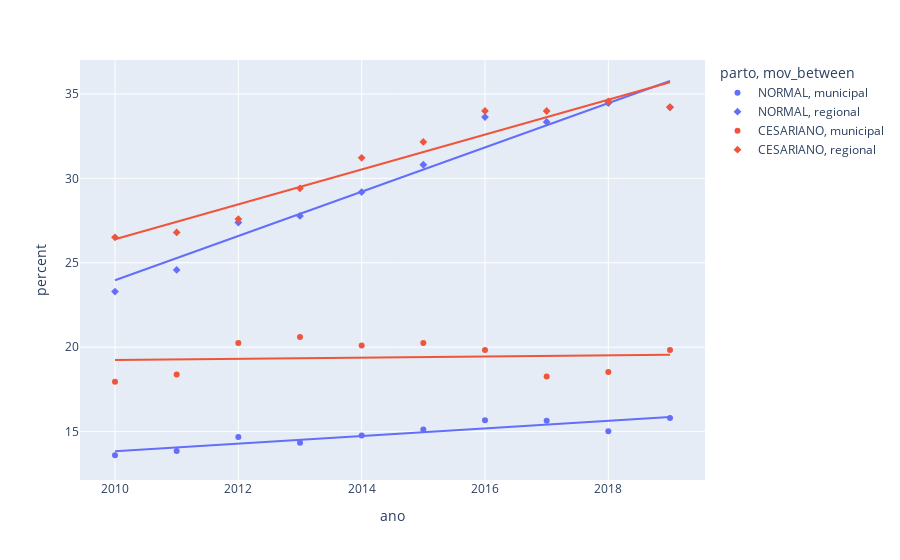

This figure's notebook cell:
### Code cell
df
fig = plot(df)
fig.show()

### Figure 1 — Plotly figure (JSON) as saved in the notebook; plotly's stock layout.template omitted (floating-point values rounded to 4 significant figures)
{"data": [{"hovertemplate": "parto=NORMAL<br>mov_between=municipal<br>ano=%{x}<br>percent=%{y}<extra></extra>", "legendgroup": "NORMAL, municipal", "marker": {"color": "#636efa", "symbol": "circle"}, "mode": "markers", "name": "NORMAL, municipal", "orientation": "v", "showlegend": true, "type": "scatter", "x": [2010, 2011, 2012, 2013, 2014, 2015, 2016, 2017, 2018, 2019], "xaxis": "x", "y": [13.6, 13.86, 14.68, 14.33, 14.77, 15.13, 15.68, 15.64, 15.02, 15.81], "yaxis": "y"}, {"hovertemplate": "<b>OLS trendline</b><br>percent = 0.225394 * ano + -439.206<br>R<sup>2</sup>=0.808425<br><br>parto=NORMAL<br>mov_between=municipal<br>ano=%{x}<br>percent=%{y} <b>(trend)</b><extra></extra>", "legendgroup": "NORMAL, municipal", "marker": {"color": "#636efa", "symbol": "circle"}, "mode": "lines", "name": "NORMAL, municipal", "showlegend": false, "type": "scatter", "x": [2010, 2011, 2012, 2013, 2014, 2015, 2016, 2017, 2018, 2019], "xaxis": "x", "y": [13.84, 14.06, 14.29, 14.51, 14.74, 14.96, 15.19, 15.41, 15.64, 15.86], "yaxis": "y"}, {"hovertemplate": "parto=NORMAL<br>mov_between=regional<br>ano=%{x}<br>percent=%{y}<extra></extra>", "legendgroup": "NORMAL, regional", "marker": {"color": "#636efa", "symbol": "diamond"}, "mode": "markers", "name": "NORMAL, regional", "orientation": "v", "showlegend": true, "type": "scatter", "x": [2010, 2011, 2012, 2013, 2014, 2015, 2016, 2017, 2018, 2019], "xaxis": "x", "y": [23.29, 24.57, 27.38, 27.77, 29.18, 30.8, 33.63, 33.34, 34.46, 34.21], "yaxis": "y"}, {"hovertemplate": "<b>OLS trendline</b><br>percent = 1.31118 * ano + -2611.51<br>R<sup>2</sup>=0.950627<br><br>parto=NORMAL<br>mov_between=regional<br>ano=%{x}<br>percent=%{y} <b>(trend)</b><extra></extra>", "legendgroup": "NORMAL, regional", "marker": {"color": "#636efa", "symbol": "diamond"}, "mode": "lines", "name": "NORMAL, regional", "showlegend": false, "type": "scatter", "x": [2010, 2011, 2012, 2013, 2014, 2015, 2016, 2017, 2018, 2019], "xaxis": "x", "y": [23.96, 25.28, 26.59, 27.9, 29.21, 30.52, 31.83, 33.14, 34.45, 35.76], "yaxis": "y"}, {"hovertemplate": "parto=CESARIANO<br>mov_between=municipal<br>ano=%{x}<br>percent=%{y}<extra></extra>", "legendgroup": "CESARIANO, municipal", "marker": {"color": "#EF553B", "symbol": "circle"}, "mode": "markers", "name": "CESARIANO, municipal", "orientation": "v", "showlegend": true, "type": "scatter", "x": [2010, 2011, 2012, 2013, 2014, 2015, 2016, 2017, 2018, 2019], "xaxis": "x", "y": [17.96, 18.38, 20.25, 20.6, 20.1, 20.25, 19.83, 18.26, 18.53, 19.83], "yaxis": "y"}, {"hovertemplate": "<b>OLS trendline</b><br>percent = 0.0350558 * ano + -51.2209<br>R<sup>2</sup>=0.011338<br><br>parto=CESARIANO<br>mov_between=municipal<br>ano=%{x}<br>percent=%{y} <b>(trend)</b><extra></extra>", "legendgroup": "CESARIANO, municipal", "marker": {"color": "#EF553B", "symbol": "circle"}, "mode": "lines", "name": "CESARIANO, municipal", "showlegend": false, "type": "scatter", "x": [2010, 2011, 2012, 2013, 2014, 2015, 2016, 2017, 2018, 2019], "xaxis": "x", "y": [19.24, 19.28, 19.31, 19.35, 19.38, 19.42, 19.45, 19.49, 19.52, 19.56], "yaxis": "y"}, {"hovertemplate": "parto=CESARIANO<br>mov_between=regional<br>ano=%{x}<br>percent=%{y}<extra></extra>", "legendgroup": "CESARIANO, regional", "marker": {"color": "#EF553B", "symbol": "diamond"}, "mode": "markers", "name": "CESARIANO, regional", "orientation": "v", "showlegend": true, "type": "scatter", "x": [2010, 2011, 2012, 2013, 2014, 2015, 2016, 2017, 2018, 2019], "xaxis": "x", "y": [26.5, 26.8, 27.58, 29.41, 31.22, 32.16, 33.99, 33.99, 34.56, 34.22], "yaxis": "y"}, {"hovertemplate": "<b>OLS trendline</b><br>percent = 1.03336 * ano + -2050.67<br>R<sup>2</sup>=0.933483<br><br>parto=CESARIANO<br>mov_between=regional<br>ano=%{x}<br>percent=%{y} <b>(trend)</b><extra></extra>", "legendgroup": "CESARIANO, regional", "marker": {"color": "#EF553B", "symbol": "diamond"}, "mode": "lines", "name": "CESARIANO, regional", "showlegend": false, "type": "scatter", "x": [2010, 2011, 2012, 2013, 2014, 2015, 2016, 2017, 2018, 2019], "xaxis": "x", "y": [26.39, 27.43, 28.46, 29.49, 30.53, 31.56, 32.59, 33.63, 34.66, 35.69], "yaxis": "y"}], "layout": {"legend": {"title": {"text": "parto, mov_between"}, "tracegroupgap": 0}, "margin": {"t": 60}, "xaxis": {"anchor": "y", "domain": [0, 1], "title": {"text": "ano"}}, "yaxis": {"anchor": "x", "domain": [0, 1], "title": {"text": "percent"}}}}
